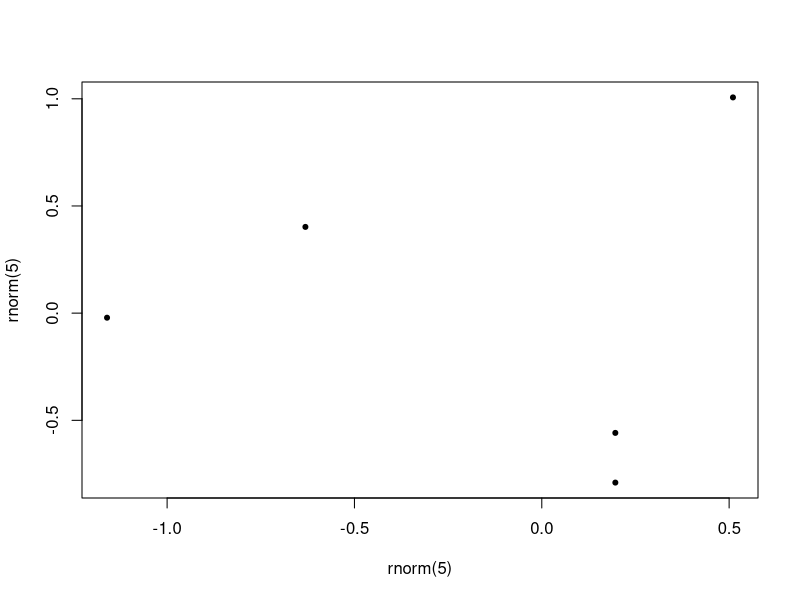

Recreate this plot in R.
## ---- chunk 1
plot(rnorm(5),rnorm(5),pch = 20)
